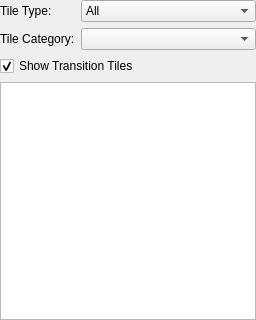
<?xml version="1.0" encoding="UTF-8"?>
<ui version="4.0">
 <class>TilesetDockWidget</class>
 <widget class="QWidget" name="TilesetDockWidget">
  <property name="geometry">
   <rect>
    <x>0</x>
    <y>0</y>
    <width>256</width>
    <height>320</height>
   </rect>
  </property>
  <property name="windowTitle">
   <string>Form</string>
  </property>
  <layout class="QVBoxLayout" name="verticalLayout">
   <property name="margin">
    <number>0</number>
   </property>
   <item>
    <layout class="QGridLayout" name="gridLayout">
     <item row="0" column="1">
      <widget class="QComboBox" name="tileTypeComboBox">
       <property name="sizePolicy">
        <sizepolicy hsizetype="Minimum" vsizetype="Fixed">
         <horstretch>0</horstretch>
         <verstretch>0</verstretch>
        </sizepolicy>
       </property>
       <item>
        <property name="text">
         <string>All</string>
        </property>
       </item>
       <item>
        <property name="text">
         <string>Ground</string>
        </property>
       </item>
       <item>
        <property name="text">
         <string>Water</string>
        </property>
       </item>
       <item>
        <property name="text">
         <string>Roads</string>
        </property>
       </item>
       <item>
        <property name="text">
         <string>Tracks</string>
        </property>
       </item>
       <item>
        <property name="text">
         <string>Craters</string>
        </property>
       </item>
       <item>
        <property name="text">
         <string>Cliffs</string>
        </property>
       </item>
       <item>
        <property name="text">
         <string>Transitions</string>
        </property>
       </item>
       <item>
        <property name="text">
         <string>Other</string>
        </property>
       </item>
      </widget>
     </item>
     <item row="0" column="0">
      <widget class="QLabel" name="tileTypeLabel">
       <property name="sizePolicy">
        <sizepolicy hsizetype="Maximum" vsizetype="Preferred">
         <horstretch>0</horstretch>
         <verstretch>0</verstretch>
        </sizepolicy>
       </property>
       <property name="text">
        <string>Tile Type:</string>
       </property>
       <property name="buddy">
        <cstring>tileTypeComboBox</cstring>
       </property>
      </widget>
     </item>
     <item row="1" column="0">
      <widget class="QLabel" name="tileCategoryLabel">
       <property name="text">
        <string>Tile Category:</string>
       </property>
      </widget>
     </item>
     <item row="1" column="1">
      <widget class="QComboBox" name="tileCategoryComboBox"/>
     </item>
    </layout>
   </item>
   <item>
    <widget class="QCheckBox" name="showTransitionTilesCheckBox">
     <property name="text">
      <string>Show Transition Tiles</string>
     </property>
     <property name="checked">
      <bool>true</bool>
     </property>
    </widget>
   </item>
   <item>
    <widget class="QListWidget" name="listWidget">
     <property name="lineWidth">
      <number>6</number>
     </property>
     <property name="midLineWidth">
      <number>5</number>
     </property>
     <property name="autoScrollMargin">
      <number>16</number>
     </property>
     <property name="editTriggers">
      <set>QAbstractItemView::NoEditTriggers</set>
     </property>
     <property name="showDropIndicator" stdset="0">
      <bool>false</bool>
     </property>
     <property name="dragDropMode">
      <enum>QAbstractItemView::NoDragDrop</enum>
     </property>
     <property name="selectionBehavior">
      <enum>QAbstractItemView::SelectItems</enum>
     </property>
     <property name="iconSize">
      <size>
       <width>64</width>
       <height>64</height>
      </size>
     </property>
     <property name="movement">
      <enum>QListView::Static</enum>
     </property>
     <property name="resizeMode">
      <enum>QListView::Adjust</enum>
     </property>
     <property name="gridSize">
      <size>
       <width>64</width>
       <height>64</height>
      </size>
     </property>
     <property name="viewMode">
      <enum>QListView::IconMode</enum>
     </property>
     <property name="uniformItemSizes">
      <bool>true</bool>
     </property>
    </widget>
   </item>
  </layout>
 </widget>
 <resources/>
 <connections/>
</ui>
